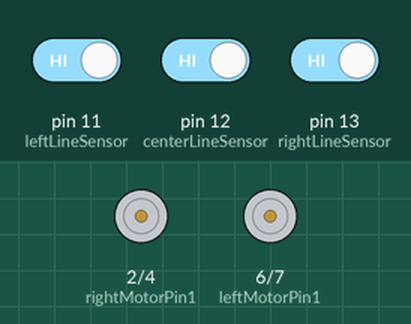
The sketch below on a simulated Arduino Uno, built with avr-gcc and run on an emulated ATmega328P. Parts: motor-driver pin pairs drawn as motors (green arrow = first pin HIGH = forward, orange = second pin HIGH = backward, longer = more drive, scaled by the enable pin). The inputs (shaded band) are chosen by the test bench; at power-on: pin 11 (leftLineSensor) HIGH, pin 12 (centerLineSensor) HIGH, pin 13 (rightLineSensor) HIGH.

Above: at 1.2 s.
1.3 s: pin 11 (leftLineSensor) driven LOW and pin 12 (centerLineSensor) driven LOW
At 2.5 s:
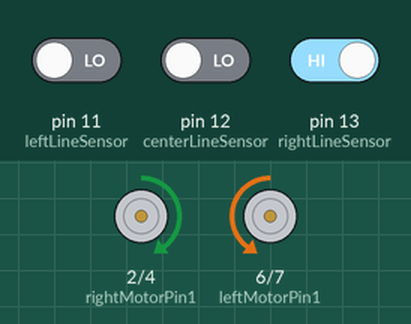
2.8 s: pin 12 (centerLineSensor) driven HIGH and pin 13 (rightLineSensor) driven LOW
At 3.8 s:
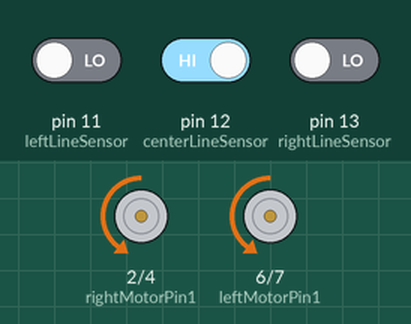
Timing chart, 0 to 5.8 s (numbered marks = the images above; inputs shaded):
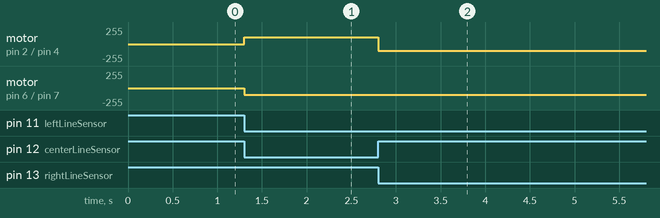

Measured:
- after the input at 1.3 s, motor on pin 2 (rightMotorPin1) / pin 4 (rightMotorPin2): stopped → forward 100/255 at once; motor on pin 6 (leftMotorPin1) / pin 7 (leftMotorPin2): stopped → backward 100/255 at once
- after the input at 2.8 s, motor on pin 2 (rightMotorPin1) / pin 4 (rightMotorPin2): forward 100/255 → backward 100/255 at once

The sketch:

line_test.ino
```cpp
// 적외선 센서 핀 정의
#define leftLineSensor 11
#define centerLineSensor 12
#define rightLineSensor 13

// 모터 핀 정의
#define EN1 3                 // 우측 모터 속도
const int rightMotorPin1 = 2; // 우측 모터 핀 1
const int rightMotorPin2 = 4; // 우측 모터 핀 2
#define EN2 5                 // 좌측 모터 속도
const int leftMotorPin1 = 6;  // 좌측 모터 핀 1
const int leftMotorPin2 = 7;  // 좌측 모터 핀 2
#define fsp_1 255
#define fsp_2 200
#define ssp_1 100
#define ssp_2 0
#define ssp_3 80


void forward()
{ // 전진 : 모터 두 개를 모두 정회전 시킴
    digitalWrite(leftMotorPin1, LOW);
    digitalWrite(leftMotorPin2, HIGH);
    digitalWrite(rightMotorPin1, LOW);
    digitalWrite(rightMotorPin2, HIGH);
    analogWrite(EN1, ssp_1);
    analogWrite(EN2, ssp_1);
}

void LEFT()
{ // 전진 : 모터 두 개를 모두 정회전 시킴
    digitalWrite(leftMotorPin1, HIGH);
    digitalWrite(leftMotorPin2, LOW);
    digitalWrite(rightMotorPin1, LOW);
    digitalWrite(rightMotorPin2, HIGH);
    analogWrite(EN1, ssp_1);
    analogWrite(EN2, ssp_1);
}

void RIGHT()
{ // 전진 : 모터 두 개를 모두 정회전 시킴
    digitalWrite(leftMotorPin1, LOW);
    digitalWrite(leftMotorPin2, HIGH);
    digitalWrite(rightMotorPin1, HIGH);
    digitalWrite(rightMotorPin2, LOW);
    analogWrite(EN1, ssp_1);
    analogWrite(EN2, ssp_1);
}
void left()
{ // 좌회전 : 오른쪽 모터만 정회전 시킴

    digitalWrite(leftMotorPin1, LOW);
    digitalWrite(leftMotorPin2, HIGH);
    digitalWrite(rightMotorPin1, LOW);
    digitalWrite(rightMotorPin2, HIGH);
    analogWrite(EN1, ssp_1);
    analogWrite(EN2, ssp_3);
}

void leftTurn()
{ // 좌회전 : 오른쪽 모터만 정회전 시킴

    digitalWrite(leftMotorPin1, HIGH);
    digitalWrite(leftMotorPin2, LOW);
    digitalWrite(rightMotorPin1, LOW);
    digitalWrite(rightMotorPin2, HIGH);
    analogWrite(EN1, ssp_1);
    analogWrite(EN2, ssp_1);
}

void right()
{ // 우회전 : 왼쪽 모터만 정회전 시킴

    digitalWrite(leftMotorPin1, LOW);
    digitalWrite(leftMotorPin2, HIGH);
    digitalWrite(rightMotorPin1, LOW);
    digitalWrite(rightMotorPin2, HIGH);
    analogWrite(EN1, ssp_3);
    analogWrite(EN2, ssp_1);
}

void rightTurn()
{ // 우회전 : 왼쪽 모터만 정회전 시킴

    digitalWrite(leftMotorPin1, LOW);
    digitalWrite(leftMotorPin2, HIGH);
    digitalWrite(rightMotorPin1, HIGH);
    digitalWrite(rightMotorPin2, LOW);
    analogWrite(EN1, ssp_1);
    analogWrite(EN2, ssp_1);
}

void stop()
{ // 정지 : 2개의 모터 모두 회전 멈춤

    digitalWrite(leftMotorPin1, LOW);
    digitalWrite(leftMotorPin2, HIGH);
    digitalWrite(rightMotorPin1, LOW);
    digitalWrite(rightMotorPin2, HIGH);
    analogWrite(EN1, 0);
    analogWrite(EN2, 0);
}

void back()
{ // 정지 : 2개의 모터 모두 회전 멈춤

    digitalWrite(leftMotorPin1, HIGH);
    digitalWrite(leftMotorPin2, LOW);
    digitalWrite(rightMotorPin1, HIGH);
    digitalWrite(rightMotorPin2, LOW);
    analogWrite(EN1, ssp_1);
    analogWrite(EN2, ssp_1);
}

void setup()
{

    pinMode(leftMotorPin1, OUTPUT);
    pinMode(leftMotorPin2, OUTPUT);
    pinMode(rightMotorPin1, OUTPUT);
    pinMode(rightMotorPin2, OUTPUT);
    pinMode(leftLineSensor, INPUT);
    pinMode(rightLineSensor, INPUT);
    pinMode(centerLineSensor, INPUT);
    pinMode(EN1, OUTPUT);
    pinMode(EN2, OUTPUT);
    Serial.begin(9600); // 시리얼 통신 초기화
}

void loop()
{
    int la = digitalRead(leftLineSensor);
    int ca = digitalRead(centerLineSensor);
    int ra = digitalRead(rightLineSensor);


    // 양쪽 미감지 중앙 감지 : 전진 XOX
    if (la == LOW && ca == HIGH && ra == LOW)
    { // 거리 값 출력
        forward();
    }

    // 좌측 감지 :  좌회전 OXX
    else if (la == HIGH && ca == LOW && ra == LOW)
    {
        LEFT();
        delay(100);
    }
/*
    // 좌측, 중앙 감지 :  좌회전 OOX
    else if (la == HIGH && ca == HIGH && ra == LOW)
    {
        leftTurn();
    }
*/
    // 우측 감지 :  우회전 XXO
    else if (la == LOW && ca == LOW && ra == HIGH)
    {
        RIGHT();
        delay(100);
    }
/*
    // 우측 감지 :  우회전 XOO
    else if (la == LOW && ca == HIGH && ra == HIGH)
    {
        rightTurn();
    }

    // 모든 센서 감지 :  정지 OOO
    else if (la == LOW && ca == LOW && ra == LOW)
    {
        rightTurn();
    }
*/
    /*else{
      forward();
    }
    // 거리 값 출력
    /*Serial.print("Distance 1: ");
    Serial.print(distance1);
    Serial.print(" cm\t");
    Serial.print("Distance 2: ");
    Serial.print(distance2);
    Serial.print(" cm\t");
    Serial.print("Distance 3: ");
    Serial.print(distance3);
    Serial.println(" cm");*/
}
```
